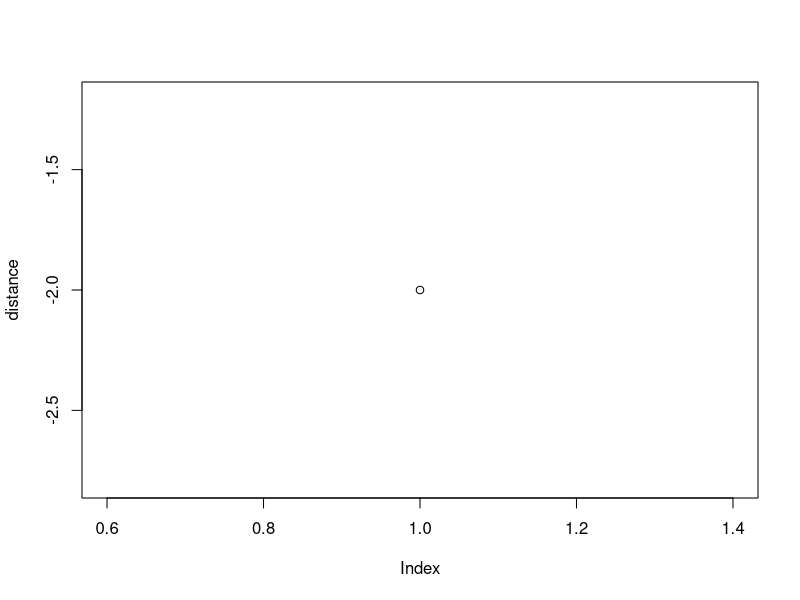

This chart was generated by the following R code:
## ---- chunk 1
knitr::opts_chunk$set(echo = FALSE)
## ---- chunk 2
possibleMoves <- c(-1, 1) # left right movement (-1, 1)
steps <- 1e1
eachStep <- sample(x = possibleMoves, size = steps, replace = T, prob = c(.5, .5))
eachStep

distance <- sum(eachStep)
distance
mean(distance)
plot(distance)

## ---- chunk 3
possibleMoves <- c(-1, 1) # left right movement (-1, 1)
steps <- 1e2
experiments <- 1e3
mat1 <- matrix(unlist(lapply(1:experiments, function(x) 
  sample(x = possibleMoves, size = steps, replace = T, prob = c(.5, .5)))), 
  nrow = experiments, ncol = steps, byrow = T)
mat1

mean(rowSums(mat1))
mean(colSums(mat1))

## ---- chunk 4
possibleMoves <- c(-1, 1) # left right movement (-1, 1)
steps <- 1e1
eachStep <- sample(x = possibleMoves, size = steps, replace = T, prob = c(.5, .5))
eachStep

sum(eachStep)^2
## ---- chunk 5

